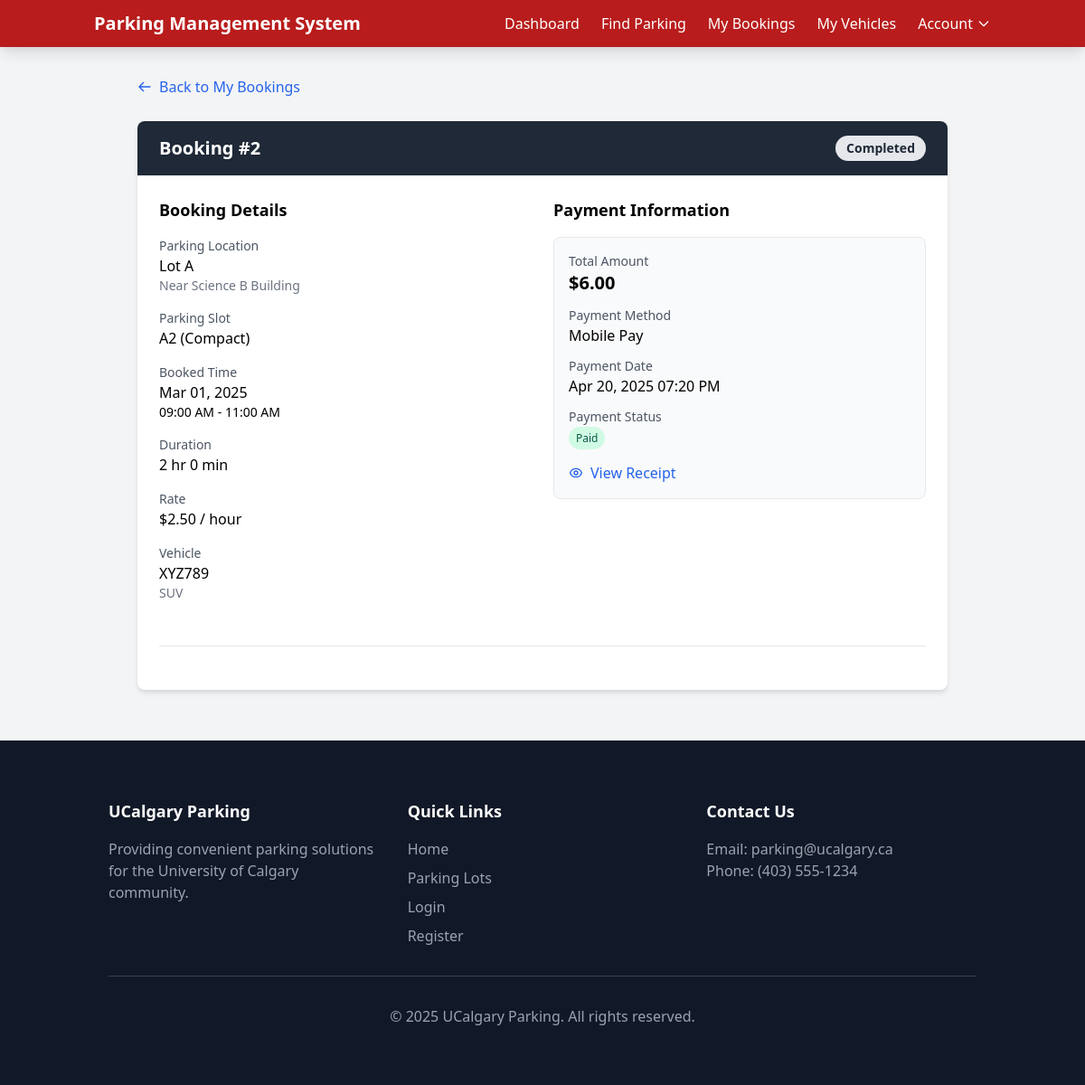
Before: /payment-history.php?id=2 (signed in) with the older database file.
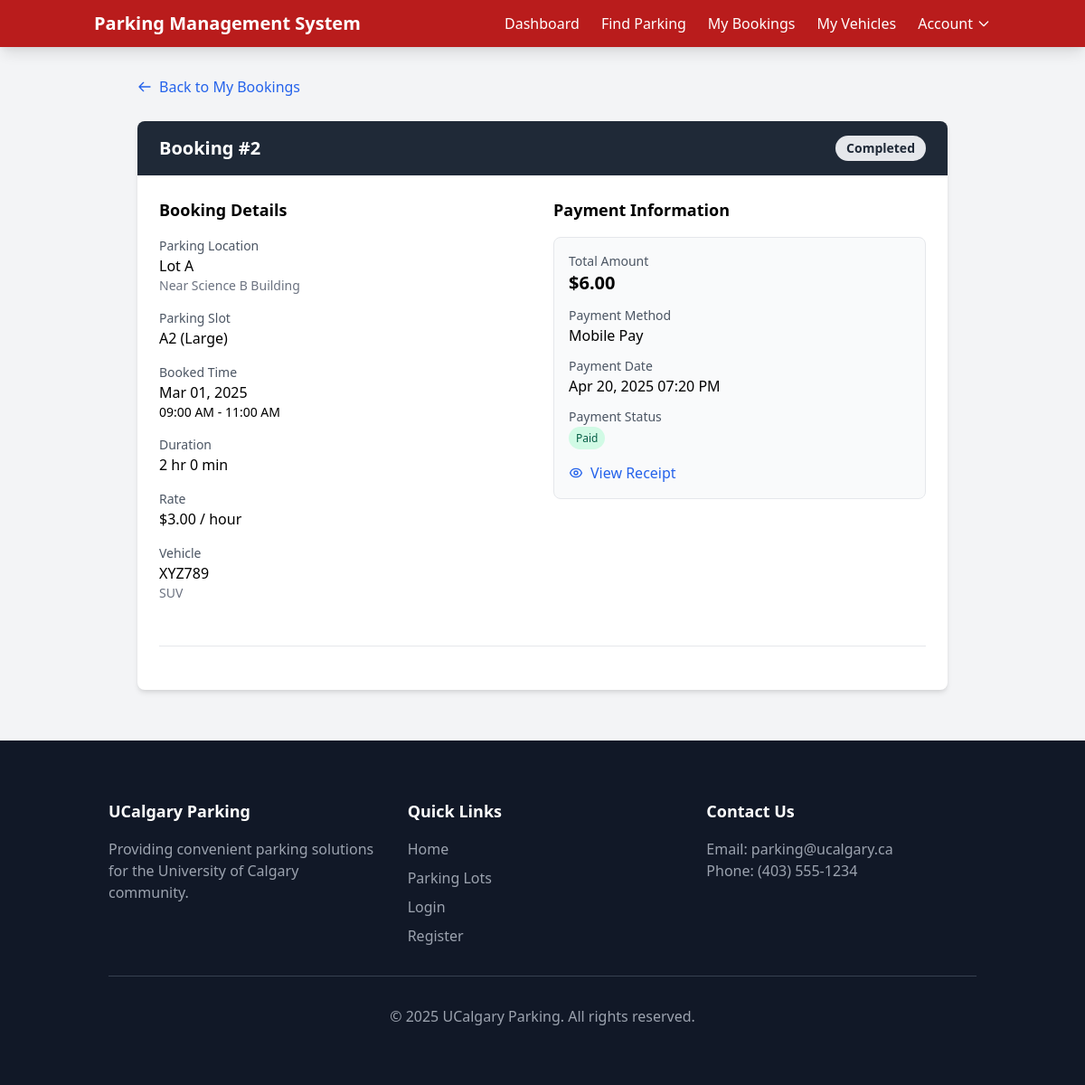
After: the same page with the newer database file.
### tables this page shows
CREATE TABLE bookings (
    booking_id INT AUTO_INCREMENT PRIMARY KEY,
    customer_id INT NOT NULL,
    vehicle_id INT NOT NULL,
    slot_id INT NOT NULL,
    start_time DATETIME NOT NULL,
    end_time DATETIME NOT NULL,
    status ENUM('Active','Completed','Cancelled') NOT NULL DEFAULT 'Active',
    FOREIGN KEY (customer_id) REFERENCES customers(user_id) ON DELETE CASCADE,
    FOREIGN KEY (slot_id) REFERENCES parking_slots(slot_id) ON DELETE CASCADE,
    FOREIGN KEY (vehicle_id) REFERENCES vehicles(vehicle_id) ON DELETE CASCADE
);

CREATE TABLE parking_slots (
    slot_id INT AUTO_INCREMENT PRIMARY KEY,
    lot_id INT NOT NULL,
    slot_number VARCHAR(10) NOT NULL,
    status ENUM('Available','Occupied','Reserved') NOT NULL DEFAULT 'Available',
    type ENUM('Compact','Large','Handicapped') NOT NULL,
    hourly_rate DECIMAL(10,2) NOT NULL,
    FOREIGN KEY (lot_id) REFERENCES parking_lots(lot_id) ON DELETE CASCADE
);

CREATE TABLE parking_lots (
    lot_id INT AUTO_INCREMENT PRIMARY KEY,
    name VARCHAR(100) NOT NULL,
    location VARCHAR(255),
    total_slots INT NOT NULL
);

### src/includes/db.php (called while the page is built, shortened)
<?php
class Database {
    private $host = "localhost";
    private $user = "root";
    private $pass = "";
    private $dbname = "parking_management";
    private $conn;
    public function __construct() {
        try {
            $this->conn = new PDO("mysql:host={$this->host};dbname={$this->dbname}", $this->user, $this->pass);
            $this->conn->setAttribute(PDO::ATTR_ERRMODE, PDO::ERRMODE_EXCEPTION);
            $this->conn->setAttribute(PDO::ATTR_DEFAULT_FETCH_MODE, PDO::FETCH_ASSOC);
        } catch(PDOException $e) {
            error_log("Database connection failed: " . $e->getMessage());
            die("Database connection failed. Please check your configuration.");
        }
    }
    public function query($sql, $params = []) {
        $stmt = $this->conn->prepare($sql);
        $stmt->execute($params);
        return $stmt;
    }
}

### src/payment-history.php (the view, shortened to what the changed rows need)
<?php
require_once 'includes/db.php';
$user_id = $_SESSION['user_id'];
$booking_id = intval($_GET['id']);
$db = new Database();
$booking = $db->query(
    "SELECT b.*, ps.slot_number, ps.type as slot_type, ps.hourly_rate,
            pl.name as lot_name, pl.location as lot_location
     FROM bookings b
     JOIN parking_slots ps ON b.slot_id = ps.slot_id
     JOIN parking_lots pl ON ps.lot_id = pl.lot_id
     WHERE b.booking_id = ? AND b.customer_id = ?",
    [$booking_id, $user_id]
)->fetch();
$start_time = new DateTime($booking['start_time']);
$end_time = new DateTime($booking['end_time']);
$interval = $start_time->diff($end_time);
$hours = $interval->h + ($interval->days * 24);
$minutes = $interval->i;
$duration = $hours . ' hr ' . $minutes . ' min';
$now = new DateTime();
$is_active = ($now >= $start_time && $now <= $end_time && $booking['status'] === 'Active');
?>
<!DOCTYPE html>
<html lang="en">
<head>
    <link href="https://cdn.jsdelivr.net/npm/tailwindcss@2.2.19/dist/tailwind.min.css" rel="stylesheet">
    <link rel="stylesheet" href="assets/css/styles.css">
</head>
<body class="bg-gray-100 font-sans">
    <div class="container mx-auto px-4 py-8">
        <div class="max-w-4xl mx-auto">
            <div class="bg-white rounded-lg shadow-md overflow-hidden mb-6">
                <div class="bg-gray-800 text-white px-6 py-4 flex justify-between items-center">
                    <h2 class="text-xl font-semibold">Booking #<?php echo $booking_id; ?></h2>
                    <span class="px-3 py-1 rounded-full text-sm font-semibold
                        <?php
                        switch($booking['status']) {
                            case 'Completed': echo 'bg-gray-200 text-gray-800'; break;
                        }
                        ?>">
                        <?php echo $is_active ? 'In Progress' : $booking['status']; ?>
                    </span>
                </div>
                <div class="p-6">
                    <div class="grid grid-cols-1 md:grid-cols-2 gap-6">
                        <div>
                            <div class="mb-4">
                                <p class="text-sm text-gray-600">Parking Location</p>
                                <p class="font-medium"><?php echo htmlspecialchars($booking['lot_name']); ?></p>
                                <p class="text-sm text-gray-500"><?php echo htmlspecialchars($booking['lot_location']); ?></p>
                            </div>
                            <div class="mb-4">
                                <p class="text-sm text-gray-600">Parking Slot</p>
                                <p class="font-medium"><?php echo htmlspecialchars($booking['slot_number']); ?> (<?php echo htmlspecialchars($booking['slot_type']); ?>)</p>
                            </div>
                            <div class="mb-4">
                                <p class="text-sm text-gray-600">Booked Time</p>
                                <p class="font-medium">
                                    <?php echo date('M d, Y', strtotime($booking['start_time'])); ?>
                                </p>
                                <p class="text-sm">
                                    <?php echo date('h:i A', strtotime($booking['start_time'])); ?> -
                                    <?php echo date('h:i A', strtotime($booking['end_time'])); ?>
                                </p>
                            </div>
                            <div class="mb-4">
                                <p class="text-sm text-gray-600">Duration</p>
                                <p class="font-medium"><?php echo $duration; ?></p>
                            </div>
                            <div class="mb-4">
                                <p class="text-sm text-gray-600">Rate</p>
                                <p class="font-medium">$<?php echo number_format($booking['hourly_rate'], 2); ?> / hour</p>
                            </div>
                        </div>
                    </div>
                </div>
            </div>
        </div>
    </div>
</body>
</html>

Changed rows visible on the page:
changed through a linked row, bookings "2 hr 0 min": slot.type "Compact" → "Large"; slot.hourly_rate "2.50" → "3.00"
